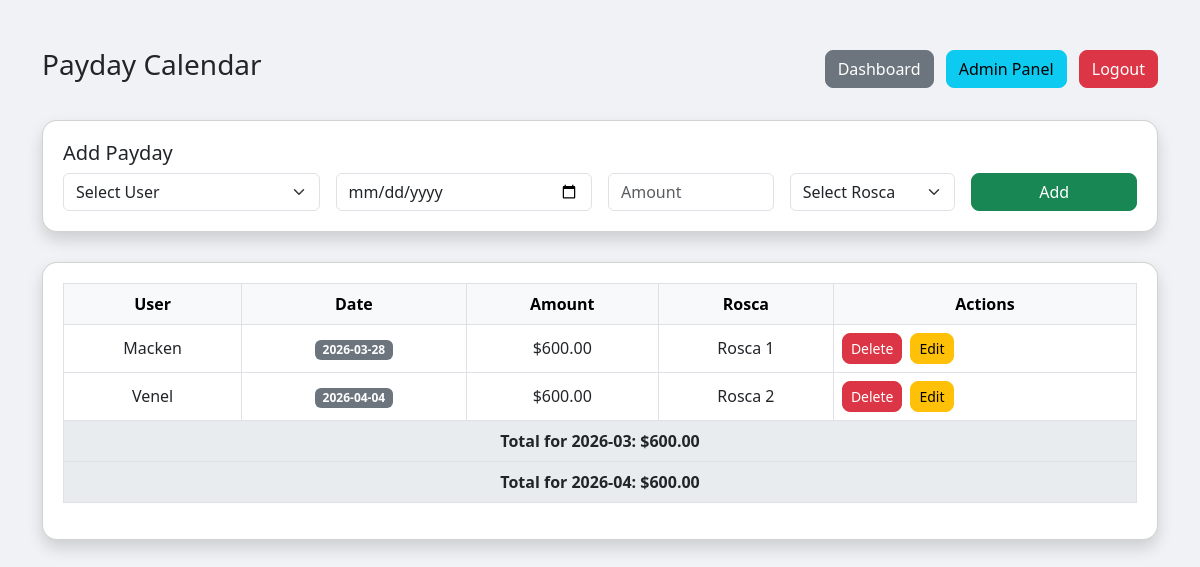
/payday (signed in), run on the app's committed database.
### app.py (models this page shows)
class Payday(db.Model):
    id = db.Column(db.Integer, primary_key=True)
    user_id = db.Column(db.Integer, db.ForeignKey('user.id'), nullable=False)
    date = db.Column(db.String(20))  # YYYY-MM-DD
    amount = db.Column(db.Float)
    rosca_value = db.Column(db.Integer, nullable=False, default=1)
    user_obj = db.relationship('User', backref=db.backref('payday_entries', lazy=True))

class User(db.Model):
    id = db.Column(db.Integer, primary_key=True)
    username = db.Column(db.String(100), unique=True)
    password = db.Column(db.String(100))
    is_admin = db.Column(db.Boolean, default=False)
    rosca1 = db.Column(db.Boolean, default=False)
    rosca2 = db.Column(db.Boolean, default=False)
    contribution_amount_rosca1 = db.Column(db.Float, default=0)
    contribution_amount_rosca2 = db.Column(db.Float, default=0)
    payments = db.relationship('Payment', backref='user', cascade="all, delete-orphan")
    paydays = db.relationship('Payday', backref='user', cascade="all, delete-orphan")

### app.py (the view)
@app.route('/payday')
def payday():
    if 'user_id' not in session:
        return redirect(url_for('login'))
    users = User.query.filter_by(is_admin=False).all() if session.get('is_admin') else []
    if session.get('is_admin'):
        paydays = Payday.query.all()
    else:
        paydays = Payday.query.filter_by(user_id=session['user_id']).all()
    return render_template('payday.html', paydays=paydays, username=session['username'], users=users, now=datetime.now())

### templates/payday.html (shortened to what this page needs)
<!doctype html>
<html lang="en">
  <head>
    <link
      href="https://cdn.jsdelivr.net/npm/bootstrap@5.3.0/dist/css/bootstrap.min.css"
      rel="stylesheet"
    />
  </head>
  <body>
    <div class="container mt-5">
      <div class="d-flex justify-content-between align-items-center mb-4">
        <h3>Payday Calendar</h3>
        <div>
          <a href="/dashboard" class="btn btn-secondary me-2">Dashboard</a>
          {% if session.is_admin %}
          <a href="/admin" class="btn btn-info me-2">Admin Panel</a>
          {% endif %}
          <a href="/logout" class="btn btn-danger">Logout</a>
        </div>
      </div>
      {% if session.is_admin and users %}
      <div class="card shadow mb-4">
        <h5>Add Payday</h5>
        <form method="post" action="/admin/payday/add" class="row g-3">
          <div class="col-md-3">
            <select name="user_id" class="form-select" required>
              <option value="">Select User</option>
            </select>
          </div>
          <div class="col-md-3">
            <input type="date" name="date" class="form-control" required />
          </div>
          <div class="col-md-2">
            <input
              type="number"
              step="0.01"
              name="amount"
              class="form-control"
              placeholder="Amount"
              required
            />
          </div>
          <div class="col-md-2">
            <select name="rosca" class="form-select" required>
              <option value="">Select Rosca</option>
            </select>
          </div>
          <div class="col-md-2">
            <button type="submit" class="btn btn-success w-100">Add</button>
          </div>
        </form>
      </div>
      {% endif %}
      <div class="card shadow">
        <table class="table table-bordered table-hover">
          <thead class="table-light">
            <tr>
              {% if session.is_admin %}
              <th>User</th>
              {% endif %}
              <th>Date</th>
              <th>Amount</th>
              <th>Rosca</th>
              {% if session.is_admin %}
              <th>Actions</th>
              {% endif %}
            </tr>
          </thead>
          <tbody>
            {% if paydays %} {% set monthly_totals = {} %} {% for payday in
            paydays %} {% set month = payday.date[:7] %}
            payday.amount}) %} {% set today_str = now.strftime('%Y-%m-%d') %}
            <tr>
              {% if session.is_admin %}
              <td>{{ payday.user_obj.username }}</td>
              {% endif %}
              <td>
                {% if payday.date >= today_str %}
                <span class="badge badge-upcoming">{{payday.date}}</span>
                {% else %}
                <span class="badge badge-past">{{payday.date}}</span>
                {% endif %}
              </td>
              <td>${{ '%.2f'|format(payday.amount) }}</td>
              <td>
                {% if payday.rosca_value == 1 %} Rosca 1 {% elif
                payday.rosca_value == 2 %} Rosca 2 {% else %} - {% endif %}
              </td>
              {% if session.is_admin %}
              <td>
                <div class="d-flex gap-2">
                  <form
                    method="post"
                    action="/admin/payday/delete/{{payday.id}}"
                    onsubmit="return confirm('Delete this payday?');"
                  >
                    <button class="btn btn-sm btn-danger">Delete</button>
                  </form>
                  <button
                    class="btn btn-sm btn-warning"
                    data-bs-toggle="modal"
                    data-bs-target="#editPaydayModal{{payday.id}}"
                  >
                    Edit
                  </button>
                </div>
              </td>
              {% endif %}
            </tr>
            {% endfor %}
            {% for month, total in monthly_totals.items() %}
            <tr class="total-row">
              <td colspan="{% if session.is_admin %}5{% else %}3{% endif %}">
                Total for {{month}}: ${{ '%.2f'|format(total) }}
              </td>
            </tr>
            {% endfor %} {% endif %}
          </tbody>
        </table>
      </div>
    </div>
  </body>
</html>

### templates/payday.html (style rules this page uses)
body { background-color: #f0f2f5; font-family: "Segoe UI", Tahoma, Geneva, Verdana, sans-serif; }
.card { border-radius: 15px; margin-top: 30px; padding: 20px; }
table th, table td { vertical-align: middle; text-align: center; }
.btn { border-radius: 8px; }
.badge-past { background-color: #6c757d; color: white; }
.total-row td { font-weight: bold; background-color: #e9ecef; }

### data on the page
Payday: user_obj.username "Macken", date "2026-03-28", amount "600.00", rosca_value "Rosca 1"
Payday: user_obj.username "Venel", date "2026-04-04", amount "600.00", rosca_value "Rosca 2"

### other printed values
{{ month }} "2026-03" "2026-04"
{{ '%.2f'|format(total) }} "600.00" "600.00"
